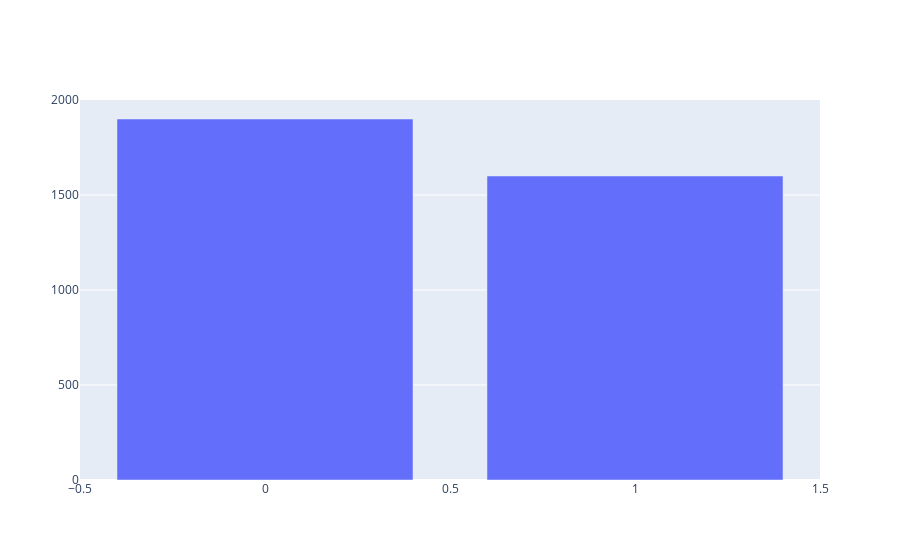

Notebook cell for this chart:
### Code cell
fig = make_subplots(rows=1, cols=1)

fig.add_trace(go.Bar(x=df_receitas_graph_01.index, y=df_receitas_graph_01['VALOR_RECEITA'], showlegend=False, name='Receita'), row=1, col=1)

fig.add_trace(go.Bar(x=df_despesas_graph_01.index, y=df_despesas_graph_01['VALOR_DESPESA'], showlegend=False, name='Despesa'), row=1, col=1)
#fig.add_trace(go.Scatter(x=df_despesas_graph_01['COMPETÊNCIA'], y=df_despesas_graph_01['VALOR'], showlegend=False), row=1, col=1)

fig.show()

### Figure 1 — Plotly figure (JSON) as saved in the notebook; plotly's stock layout.template omitted (floating-point values rounded to 4 significant figures)
{"data": [{"name": "Receita", "showlegend": false, "type": "bar", "x": [0, 1], "xaxis": "x", "y": [1900, 1600], "yaxis": "y"}, {"name": "Despesa", "showlegend": false, "type": "bar", "x": ["Julho", "Agosto"], "xaxis": "x", "y": [1310, 1470], "yaxis": "y"}], "layout": {"xaxis": {"anchor": "y", "domain": [0, 1]}, "yaxis": {"anchor": "x", "domain": [0, 1]}}}
